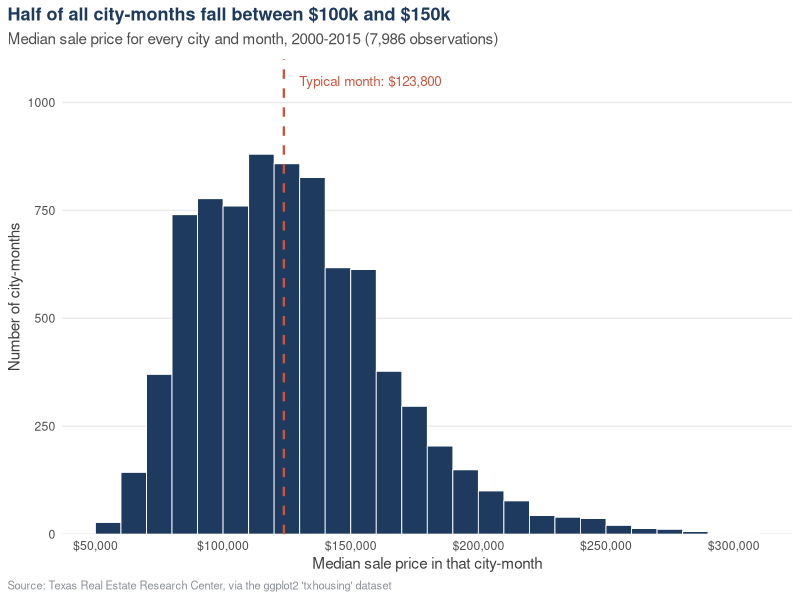
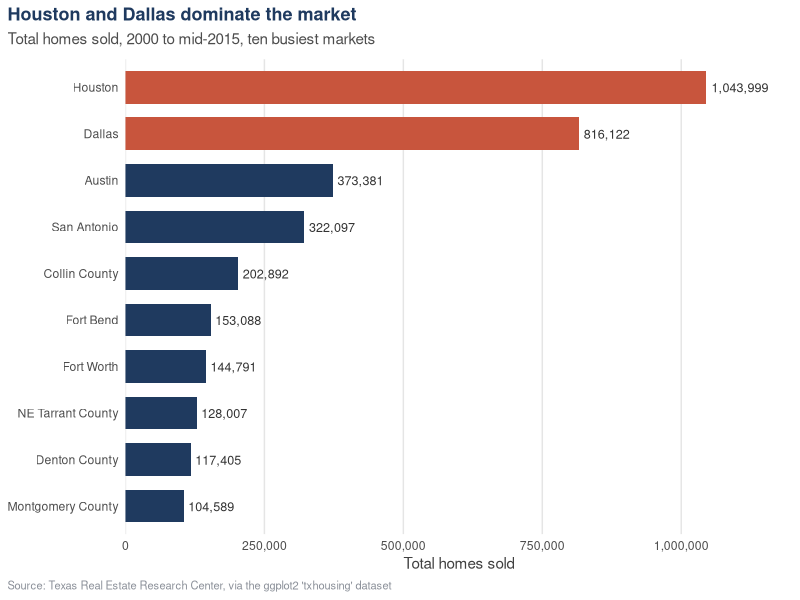
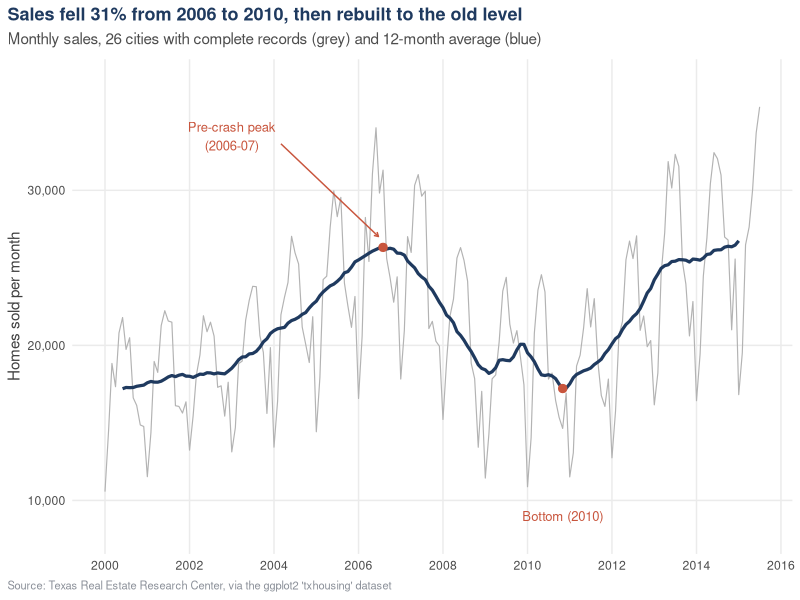
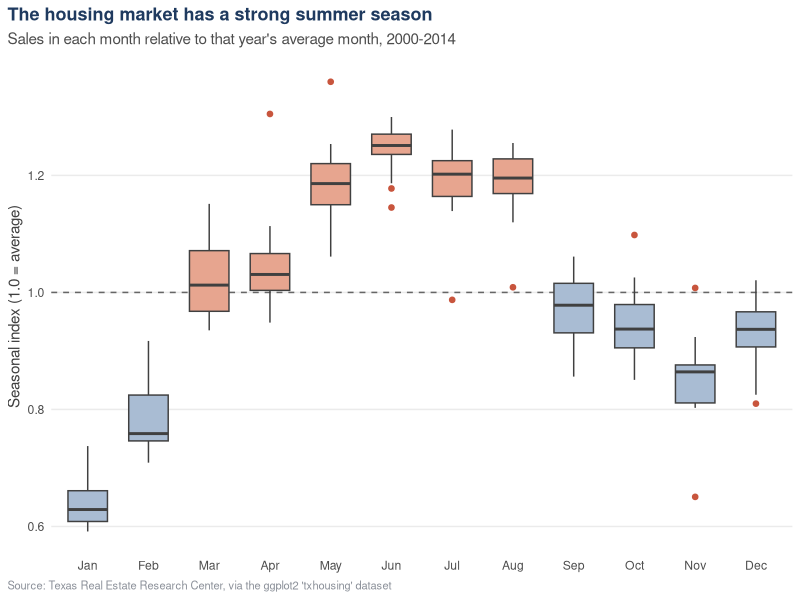
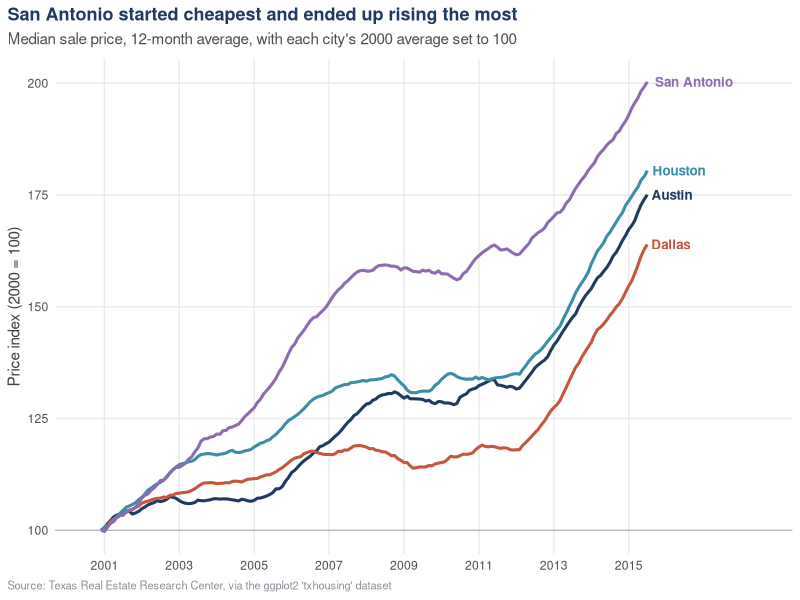
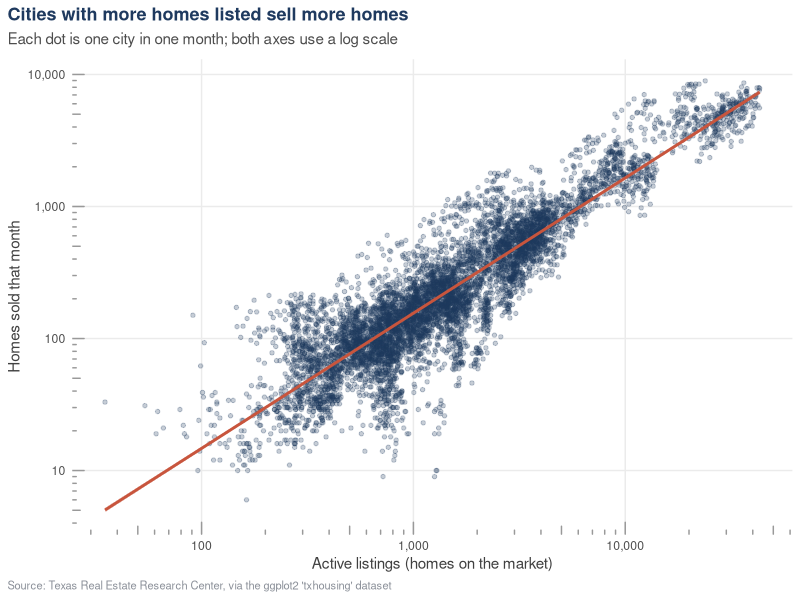
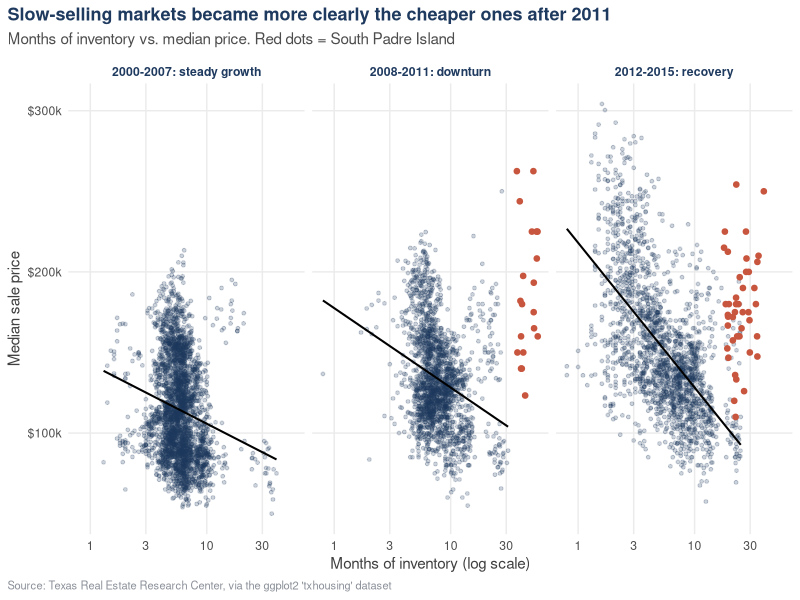
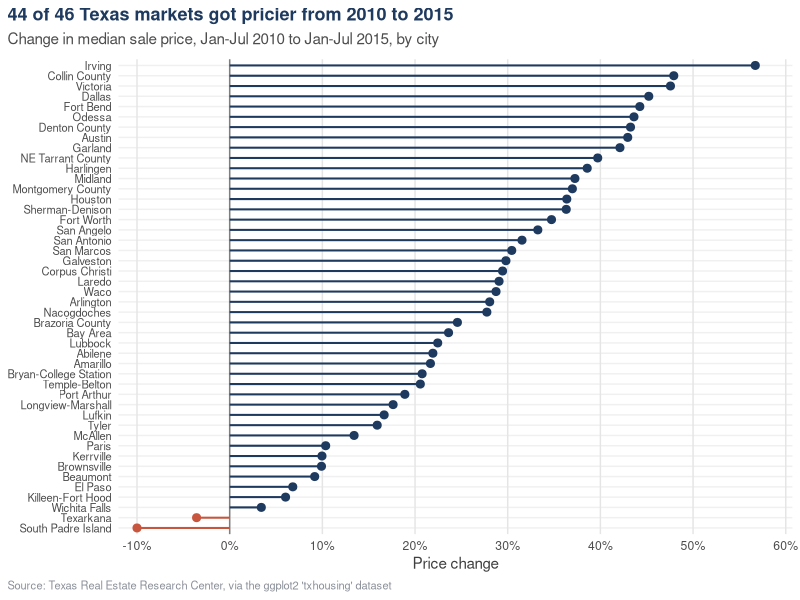

R code for these plots, in order:
# Week 2: Data visualization in R - Texas housing market, 2000-2015
# Run this file top to bottom from an empty working directory.

# ---- 00_setup ----
# Packages (all on CRAN; install.packages() once if you don't have them)
library(ggplot2)
library(dplyr)
library(tidyr)
library(scales)

# txhousing ships with ggplot2, so no download is needed
housing <- txhousing

# --- a small custom theme so every chart looks consistent ---
navy  <- "#1F3A5F"
rust  <- "#C8553D"
sand  <- "#E9E2D0"
grey  <- "#8A8F98"

theme_report <- function() {
  theme_minimal(base_size = 11) +
    theme(
      plot.title       = element_text(face = "bold", size = 13, colour = navy),
      plot.subtitle    = element_text(colour = "grey30", margin = margin(b = 8)),
      plot.caption     = element_text(colour = grey, size = 8, hjust = 0),
      plot.title.position   = "plot",
      plot.caption.position = "plot",
      panel.grid.minor = element_blank(),
      panel.grid.major.x = element_blank(),
      axis.title       = element_text(colour = "grey25"),
      strip.text       = element_text(face = "bold", colour = navy)
    )
}
src <- "Source: Texas Real Estate Research Center, via the ggplot2 'txhousing' dataset"

# folder for the saved chart images
dir.create("figs", showWarnings = FALSE)

# a helper to save every figure the same way
save_fig <- function(plot, name, w = 7, h = 4.4) {
  ggsave(file.path("figs", paste0(name, ".png")), plot,
         width = w, height = h, dpi = 300, bg = "white")
}

# --- first look at the data ---
glimpse(housing)
cat("\nMissing values per column:\n")
print(colSums(is.na(housing)))
cat("\nCities:", n_distinct(housing$city),
    "| Years:", min(housing$year), "to", max(housing$year),
    "| Last month in 2015:", max(housing$month[housing$year == 2015]), "\n")

cat("\nMarkets with the most months of missing sales data (out of 187):\n")
housing %>%
  group_by(city) %>%
  summarise(missing_months = sum(is.na(sales))) %>%
  arrange(desc(missing_months)) %>%
  slice_head(n = 5) %>%
  as.data.frame() %>%
  print()

# Cities that report a sales figure in every single month.
# Used later so statewide totals are not distorted by cities dropping in and out.
complete_cities <- housing %>%
  group_by(city) %>%
  summarise(missing = sum(is.na(sales))) %>%
  filter(missing == 0) %>%
  pull(city)
cat("\nCities with a complete sales record:", length(complete_cities), "of 46\n")

# ---- 01_hist ----
med_price <- median(housing$median, na.rm = TRUE)

fig1 <- ggplot(housing, aes(x = median)) +
  geom_histogram(binwidth = 10000, boundary = 50000,
                 fill = navy, colour = "white", linewidth = 0.3, na.rm = TRUE) +
  geom_vline(xintercept = med_price, colour = rust, linewidth = 0.8, linetype = "dashed") +
  annotate("text", x = med_price + 6000, y = 1050, hjust = 0, colour = rust,
           size = 3.4, label = paste0("Typical month: ", dollar(med_price))) +
  scale_x_continuous(labels = dollar, breaks = seq(50000, 300000, 50000)) +
  scale_y_continuous(limits = c(0, 1100), expand = c(0, 0)) +
  labs(title = "Half of all city-months fall between $100k and $150k",
       subtitle = "Median sale price for every city and month, 2000-2015 (7,986 observations)",
       x = "Median sale price in that city-month", y = "Number of city-months",
       caption = src) +
  theme_report()

save_fig(fig1, "fig1_price_histogram")

cat("Summary of monthly median price:\n")
print(summary(housing$median))
cat("\nShare of city-months at or above $200k:",
    percent(mean(housing$median >= 200000, na.rm = TRUE), accuracy = 0.1), "\n")
cat("Share of city-months under $100k:",
    percent(mean(housing$median < 100000, na.rm = TRUE), accuracy = 0.1), "\n")

# ---- 02_bar ----
city_totals <- housing %>%
  group_by(city) %>%
  summarise(total_sales = sum(sales, na.rm = TRUE)) %>%
  arrange(desc(total_sales))

top10 <- city_totals %>%
  slice_head(n = 10) %>%
  mutate(city = reorder(city, total_sales),
         big_two = city %in% c("Houston", "Dallas"))

fig2 <- ggplot(top10, aes(x = total_sales, y = city, fill = big_two)) +
  geom_col(width = 0.7) +
  geom_text(aes(label = comma(total_sales)), hjust = -0.1, size = 3.2, colour = "grey20") +
  scale_fill_manual(values = c(`TRUE` = rust, `FALSE` = navy), guide = "none") +
  scale_x_continuous(labels = comma, breaks = seq(0, 1000000, 250000),
                     limits = c(0, 1200000), expand = c(0, 0)) +
  labs(title = "Houston and Dallas dominate the market",
       subtitle = "Total homes sold, 2000 to mid-2015, ten busiest markets",
       x = "Total homes sold", y = NULL, caption = src) +
  theme_report() +
  theme(panel.grid.major.y = element_blank(), panel.grid.major.x = element_line(colour = "grey90"))

save_fig(fig2, "fig2_top_cities")

state_total <- sum(city_totals$total_sales)
cat("Total homes sold across all 46 markets:", comma(state_total), "\n\n")
top10 %>% arrange(desc(total_sales)) %>%
  mutate(share = percent(total_sales / state_total, accuracy = 0.1)) %>%
  select(city, total_sales, share) %>% as.data.frame() %>% print()
cat("\nHouston + Dallas together:",
    percent(sum(city_totals$total_sales[1:2]) / state_total, accuracy = 0.1), "of all sales\n")

# ---- 03_line ----
# Use only the 26 cities that report every month, so the line reflects real
# market movement instead of cities appearing and disappearing.
monthly <- housing %>%
  filter(city %in% complete_cities) %>%
  group_by(year, month) %>%
  summarise(sales = sum(sales), .groups = "drop") %>%
  mutate(date = as.Date(sprintf("%d-%02d-01", year, month))) %>%
  arrange(date)

# 12-month moving average to strip out the seasonal zig-zag
monthly$trend <- as.numeric(stats::filter(monthly$sales, rep(1/12, 12), sides = 2))

low_pt  <- monthly %>% filter(year >= 2008 & year <= 2012) %>% slice_min(trend, n = 1)
high_pt <- monthly %>% filter(year <= 2008) %>% slice_max(trend, n = 1)

fig3 <- ggplot(monthly, aes(x = date)) +
  geom_line(aes(y = sales), colour = "grey70", linewidth = 0.4) +
  geom_line(aes(y = trend), colour = navy, linewidth = 1.1, na.rm = TRUE) +
  geom_point(data = high_pt, aes(y = trend), colour = rust, size = 2.5) +
  geom_point(data = low_pt,  aes(y = trend), colour = rust, size = 2.5) +
  annotate("text", x = as.Date("2003-01-01"), y = 33500, colour = rust, size = 3.3,
           hjust = 0.5, label = "Pre-crash peak\n(2006-07)") +
  annotate("segment", x = as.Date("2004-03-01"), xend = high_pt$date - 40,
           y = 33000, yend = high_pt$trend + 700, colour = rust,
           arrow = arrow(length = unit(0.12, "cm"))) +
  annotate("text", x = low_pt$date, y = 9000, colour = rust, size = 3.3,
           label = "Bottom (2010)") +
  scale_y_continuous(labels = comma, limits = c(8000, 37000)) +
  scale_x_date(breaks = seq(as.Date("2000-01-01"), by = "2 years", length.out = 9),
               date_labels = "%Y") +
  labs(title = "Sales fell 31% from 2006 to 2010, then rebuilt to the old level",
       subtitle = "Monthly sales, 26 cities with complete records (grey) and 12-month average (blue)",
       x = NULL, y = "Homes sold per month", caption = src) +
  theme_report() +
  theme(panel.grid.major.x = element_line(colour = "grey92"))

save_fig(fig3, "fig3_sales_trend")

yearly <- monthly %>% group_by(year) %>% summarise(sales = sum(sales))
cat("Annual sales, 26 complete cities (2015 = Jan-Jul only):\n")
print(as.data.frame(yearly))
peak <- yearly$sales[yearly$year == 2006]; trough <- yearly$sales[yearly$year == 2010]
cat("\n2006 to 2010 change:", percent((trough - peak) / peak, accuracy = 0.1), "\n")
jj <- monthly %>% filter(month <= 7) %>% group_by(year) %>% summarise(s = sum(sales))
cat("Jan-Jul 2015 vs Jan-Jul 2014:",
    percent(jj$s[jj$year == 2015] / jj$s[jj$year == 2014] - 1, accuracy = 0.1), "\n")
cat("Jan-Jul 2015 vs Jan-Jul 2006:",
    percent(jj$s[jj$year == 2015] / jj$s[jj$year == 2006] - 1, accuracy = 0.1), "\n")
cat("12-month average at the 2006-07 peak:", comma(round(high_pt$trend)),
    "sales a month | at the 2010 low:", comma(round(low_pt$trend)), "\n")

# ---- 04_season ----
# Seasonal index: each month's sales divided by that year's monthly average.
# 1.0 = an average month, 1.25 = 25% busier than average.
# Only full years (2000-2014) and the 26 complete cities are used.
season <- housing %>%
  filter(city %in% complete_cities, year <= 2014) %>%
  group_by(year, month) %>%
  summarise(sales = sum(sales), .groups = "drop") %>%
  group_by(year) %>%
  mutate(index = sales / mean(sales)) %>%
  ungroup() %>%
  mutate(month_lab = factor(month, levels = 1:12, labels = month.abb))

month_med <- season %>% group_by(month_lab) %>% summarise(med = median(index))
season <- season %>% left_join(month_med, by = "month_lab")

fig4 <- ggplot(season, aes(x = month_lab, y = index, fill = med > 1)) +
  geom_hline(yintercept = 1, colour = "grey40", linetype = "dashed") +
  geom_boxplot(width = 0.65, colour = "grey25", outlier.colour = rust, outlier.size = 1.6) +
  scale_fill_manual(values = c(`TRUE` = "#E7A58F", `FALSE` = "#A9BCD3"), guide = "none") +
  scale_y_continuous(breaks = seq(0.6, 1.4, 0.2)) +
  labs(title = "The housing market has a strong summer season",
       subtitle = "Sales in each month relative to that year's average month, 2000-2014",
       x = NULL, y = "Seasonal index (1.0 = average)", caption = src) +
  theme_report()

save_fig(fig4, "fig4_seasonality")

cat("Median seasonal index by month:\n")
print(round(setNames(month_med$med, month_med$month_lab), 2))
cat("\nJune vs January (median index):",
    round(month_med$med[6] / month_med$med[1], 2), "times as many sales\n")

# Which individual years sit outside the whiskers?
cat("\nUnusual months (outside the box whiskers):\n")
season %>% group_by(month_lab) %>%
  filter(index > quantile(index, .75) + 1.5 * IQR(index) |
         index < quantile(index, .25) - 1.5 * IQR(index)) %>%
  ungroup() %>% transmute(month = month_lab, year, index = round(index, 2)) %>%
  as.data.frame() %>% print()

# ---- 05_bigfour ----
big4 <- c("Austin", "Dallas", "Houston", "San Antonio")

# Put every city on the same starting line: average price in 2000 = 100
base_2000 <- housing %>%
  filter(city %in% big4, year == 2000) %>%
  group_by(city) %>%
  summarise(base = mean(median))

prices <- housing %>%
  filter(city %in% big4) %>%
  arrange(city, year, month) %>%
  left_join(base_2000, by = "city") %>%
  group_by(city) %>%
  mutate(index  = median / base * 100,
         smooth = as.numeric(stats::filter(index, rep(1/12, 12), sides = 1)),
         date   = as.Date(sprintf("%d-%02d-01", year, month))) %>%
  ungroup()

end_labels <- prices %>% group_by(city) %>% slice_tail(n = 1)
pal <- c(Austin = navy, Dallas = rust, Houston = "#3B8EA5", `San Antonio` = "#8C6BB1")

fig5 <- ggplot(prices, aes(x = date, y = smooth, colour = city)) +
  geom_hline(yintercept = 100, colour = "grey60", linewidth = 0.3) +
  geom_line(linewidth = 1.05, na.rm = TRUE) +
  geom_text(data = end_labels, aes(label = city), hjust = -0.1, size = 3.4,
            fontface = "bold", show.legend = FALSE) +
  scale_colour_manual(values = pal, guide = "none") +
  scale_x_date(breaks = seq(as.Date("2001-01-01"), by = "2 years", length.out = 8),
               date_labels = "%Y", expand = expansion(mult = c(0.02, 0.25))) +
  labs(title = "San Antonio started cheapest and ended up rising the most",
       subtitle = "Median sale price, 12-month average, with each city's 2000 average set to 100",
       x = NULL, y = "Price index (2000 = 100)", caption = src) +
  theme_report() +
  theme(panel.grid.major.x = element_line(colour = "grey92"))

save_fig(fig5, "fig5_big_four_prices")

cat("Price index at latest reading (Jul 2015, 12-mo average; 100 = 2000 level):\n")
print(end_labels %>% ungroup() %>% mutate(index = round(smooth)) %>%
        select(city, index) %>% as.data.frame())
cat("\nMedian sale price, Jan-Jul 2015 (average of monthly medians):\n")
print(housing %>% filter(city %in% big4, year == 2015) %>% group_by(city) %>%
        summarise(price = dollar(mean(median))) %>% as.data.frame())
cat("\nMedian sale price, full-year 2000 (average of monthly medians):\n")
print(base_2000 %>% mutate(base = dollar(base)) %>% as.data.frame())

# ---- 06_scatter1 ----
# One dot per city-month. Both axes on a log scale because city sizes
# range from tiny (dozens of sales) to huge (thousands).
pairs_df <- housing %>% filter(!is.na(sales), !is.na(listings), listings > 0)

fit <- lm(log10(sales) ~ log10(listings), data = pairs_df)

fig6 <- ggplot(pairs_df, aes(x = listings, y = sales)) +
  geom_point(alpha = 0.25, size = 1.2, colour = navy) +
  geom_smooth(method = "lm", formula = y ~ x, colour = rust, fill = rust,
              alpha = 0.15, linewidth = 1) +
  scale_x_log10(labels = comma) +
  scale_y_log10(labels = comma) +
  annotation_logticks(sides = "bl", colour = "grey60", size = 0.3) +
  labs(title = "Cities with more homes listed sell more homes",
       subtitle = "Each dot is one city in one month; both axes use a log scale",
       x = "Active listings (homes on the market)", y = "Homes sold that month",
       caption = src) +
  theme_report() +
  theme(panel.grid.major.x = element_line(colour = "grey92"))

save_fig(fig6, "fig6_listings_vs_sales")

cat("Observations used:", comma(nrow(pairs_df)), "\n")
cat("Correlation (log scale):",
    round(cor(log10(pairs_df$listings), log10(pairs_df$sales)), 3), "\n")
cat("R-squared:", round(summary(fit)$r.squared, 3), "\n")
cat("Slope on log-log scale:", round(coef(fit)[2], 3), "\n")
cat("Example: a city with 1,000 listings is predicted to sell about",
    round(10^predict(fit, data.frame(listings = 1000))), "homes a month;\n",
    "with 10,000 listings, about", round(10^predict(fit, data.frame(listings = 10000))), "\n")

# ---- 07_scatter2 ----
# 'inventory' = months of inventory: how many months it would take to sell
# every listed home at the current pace. Low = sellers' market.
inv_df <- housing %>%
  filter(!is.na(inventory), !is.na(median), inventory > 0) %>%
  mutate(period = cut(year, breaks = c(1999, 2007, 2011, 2015),
                      labels = c("2000-2007: steady growth",
                                 "2008-2011: downturn",
                                 "2012-2015: recovery")),
         spi = city == "South Padre Island")

fig7 <- ggplot(inv_df, aes(x = inventory, y = median)) +
  geom_point(data = filter(inv_df, !spi), alpha = 0.22, size = 1, colour = navy) +
  geom_point(data = filter(inv_df, spi), colour = rust, size = 1.6) +
  geom_smooth(data = filter(inv_df, !spi), method = "lm", formula = y ~ x,
              se = FALSE, colour = "black", linewidth = 0.7) +
  facet_wrap(~ period) +
  scale_x_log10(breaks = c(1, 3, 10, 30), labels = c("1", "3", "10", "30")) +
  scale_y_continuous(labels = dollar_format(scale = 1/1000, suffix = "k")) +
  labs(title = "Slow-selling markets became more clearly the cheaper ones after 2011",
       subtitle = "Months of inventory vs. median price. Red dots = South Padre Island",
       x = "Months of inventory (log scale)", y = "Median sale price", caption = src) +
  theme_report() +
  theme(panel.grid.major.x = element_line(colour = "grey92"),
        plot.subtitle = element_text(colour = "grey30", margin = margin(b = 8)))

save_fig(fig7, "fig7_inventory_vs_price", w = 8.5, h = 4.2)

cat("Correlation between log(inventory) and price, excluding South Padre Island:\n")
inv_df %>% filter(!spi) %>% group_by(period) %>%
  summarise(r = round(cor(log10(inventory), median), 2), n = n()) %>%
  as.data.frame() %>% print()
cat("\nMedian months of inventory by year, all cities:\n")
print(housing %>% group_by(year) %>% summarise(months = median(inventory, na.rm = TRUE)) %>%
        as.data.frame())
cat("\nThe five highest inventory readings in the data:\n")
print(housing %>% arrange(desc(inventory)) %>% slice_head(n = 5) %>%
        select(city, year, month, sales, listings, inventory) %>% as.data.frame())
cat("\nTypical reading (median):", median(housing$inventory, na.rm = TRUE),
    "months | 99th percentile:", quantile(housing$inventory, 0.99, na.rm = TRUE), "months\n")

# ---- 08_lollipop ----
# Compare the same seven months (Jan-Jul) in 2010 and 2015. 2015 only has
# data up to July and prices rise in summer, so using full-year 2010 against
# partial-year 2015 would flatter the growth figure.
window_price <- function(yr) {
  housing %>%
    filter(year == yr, month <= 7) %>%
    group_by(city) %>%
    summarise(price = median(median, na.rm = TRUE),
              n_ok  = sum(!is.na(median)), .groups = "drop") %>%
    filter(n_ok >= 5) %>%
    select(city, price)
}

growth <- inner_join(window_price(2010), window_price(2015),
                     by = "city", suffix = c("_2010", "_2015")) %>%
  mutate(change = price_2015 / price_2010 - 1,
         direction = ifelse(change >= 0, "up", "down")) %>%
  arrange(change) %>%
  mutate(city = factor(city, levels = city))

fig8 <- ggplot(growth, aes(x = change, y = city, colour = direction)) +
  geom_vline(xintercept = 0, colour = "grey50") +
  geom_segment(aes(x = 0, xend = change, yend = city), linewidth = 0.7) +
  geom_point(size = 2.4) +
  scale_colour_manual(values = c(up = navy, down = rust), guide = "none") +
  scale_x_continuous(labels = percent_format(accuracy = 1), breaks = seq(-0.1, 0.6, 0.1),
                     expand = expansion(mult = c(0.03, 0.06))) +
  labs(title = "44 of 46 Texas markets got pricier from 2010 to 2015",
       subtitle = "Change in median sale price, Jan-Jul 2010 to Jan-Jul 2015, by city",
       x = "Price change", y = NULL, caption = src) +
  theme_report() +
  theme(panel.grid.major.y = element_line(colour = "grey94"),
        panel.grid.major.x = element_line(colour = "grey90"),
        axis.text.y = element_text(size = 8))

save_fig(fig8, "fig8_price_growth", w = 7, h = 8)

cat("Cities compared:", nrow(growth), "\n")
cat("Cities where prices rose:", sum(growth$change > 0), "| fell:", sum(growth$change < 0), "\n")
cat("Median change across cities:", percent(median(growth$change), accuracy = 0.1), "\n\n")
cat("Biggest increases:\n")
print(growth %>% arrange(desc(change)) %>% slice_head(n = 5) %>%
        transmute(city = as.character(city), from = dollar(price_2010),
                  to = dollar(price_2015), change = percent(change, accuracy = 0.1)) %>%
        as.data.frame())
cat("\nSmallest changes / declines:\n")
print(growth %>% slice_head(n = 5) %>%
        transmute(city = as.character(city), from = dollar(price_2010),
                  to = dollar(price_2015), change = percent(change, accuracy = 0.1)) %>%
        as.data.frame())

cat("\nThe four biggest markets, same comparison:\n")
print(growth %>% filter(city %in% c("Austin", "Dallas", "Houston", "San Antonio")) %>%
        arrange(desc(change)) %>%
        transmute(city = as.character(city), from = dollar(price_2010),
                  to = dollar(price_2015), change = percent(change, accuracy = 0.1)) %>%
        as.data.frame())
